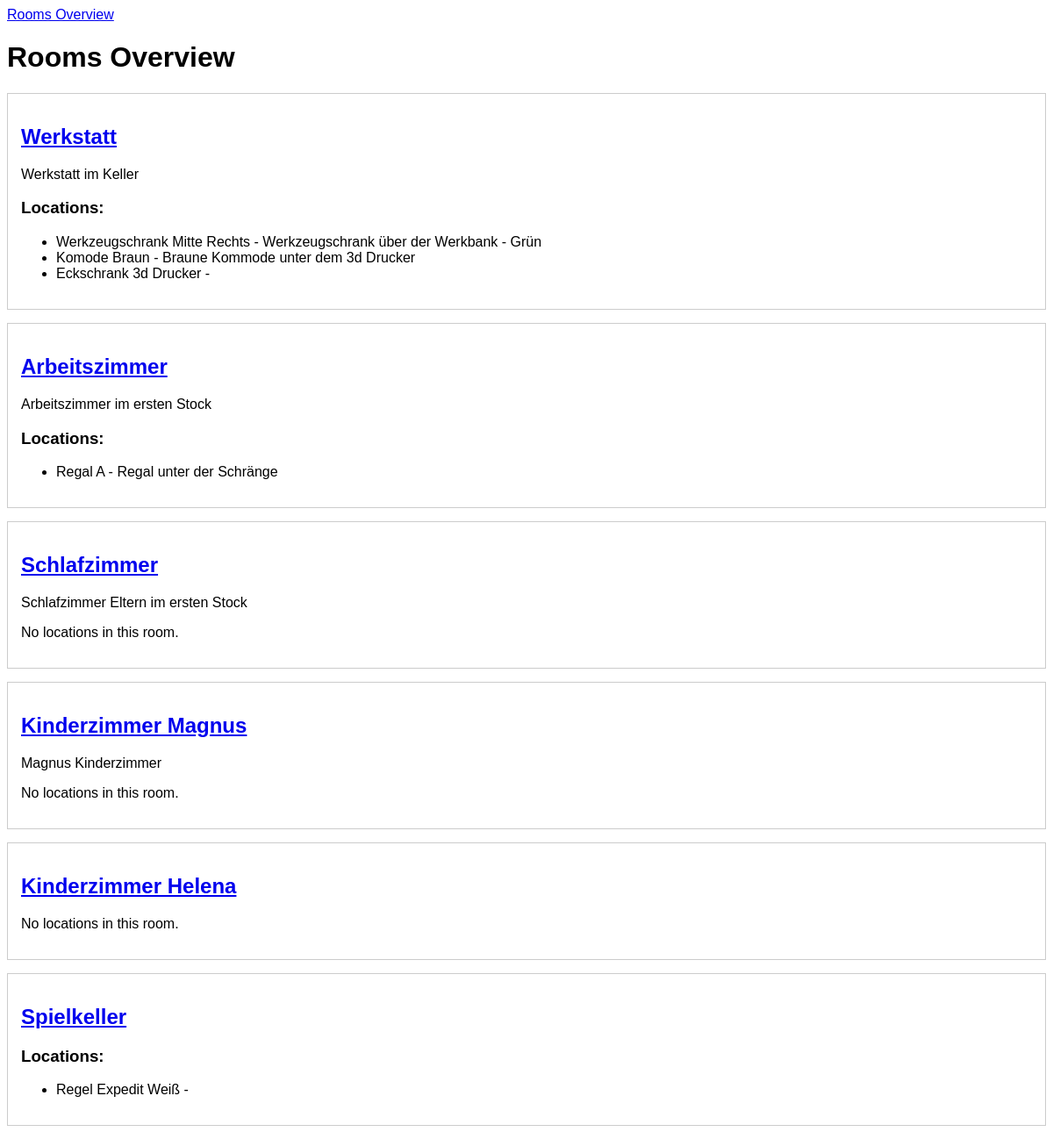
/rooms/, run on the app's committed database.
### inventory_app/models.py (models this page shows, shortened)
class Room(models.Model):
    name = models.CharField(max_length=100)
    floor_level = models.CharField(max_length=50, blank=True, null=True)
    description = models.TextField(blank=True, null=True)

class Location(models.Model):
    name = models.CharField(max_length=100, default='add description here')
    room = models.ForeignKey(Room, on_delete=models.CASCADE, related_name='locations', null=True, blank=True)
    parent_location = models.ForeignKey(
        'self',
        on_delete=models.CASCADE,
        null=True,
        blank=True,
        related_name='sublocations'
    )
    description = models.TextField(blank=True)

### inventory_app/views.py (the view)
# urls.py: path('rooms/', rooms_overview, name='rooms_overview'),
def rooms_overview(request):
    rooms = Room.objects.prefetch_related('locations__items').all()
    return render(request, 'inventory_app/rooms_overview.html', {'rooms': rooms})

### inventory_app/templates/inventory_app/rooms_overview.html (shortened to what this page needs)
{% extends 'inventory_app/base.html' %}
{% block content %}
<h1>Rooms Overview</h1>
{% for room in rooms %}
  <div class="room">
    <h2><a href="{% url 'room_detail' room.pk %}">{{ room.name }}</a></h2>
    <p>{{ room.description }}</p>
    {% if room.locations.all %}
      <h3>Locations:</h3>
      <ul>
        {% for location in room.locations.all %}
          <li>{{ location.name }} - {{ location.description }}</li>
        {% endfor %}
      </ul>
    {% else %}
      <p>No locations in this room.</p>
    {% endif %}
  </div>
{% endfor %}
{% endblock %}

### inventory_app/static/inventory_app/style.css (style rules this page uses)
body { font-family: Arial, sans-serif; }
.room { border: 1px solid #ccc; padding: 15px; margin-bottom: 15px; }

### data on the page
Room: name "Werkstatt", description "Werkstatt im Keller"
Location: name "Werkzeugschrank Mitte Rechts", description "Werkzeugschrank über der Werkbank - Grün"
Location: name "Komode Braun", description "Braune Kommode unter dem 3d Drucker"
Location: name "Eckschrank 3d Drucker"
Room: name "Arbeitszimmer", description "Arbeitszimmer im ersten Stock"
Location: name "Regal A", description "Regal unter der Schränge"
Room: name "Schlafzimmer", description "Schlafzimmer Eltern im ersten Stock", shows "No locations in this room."
Room: name "Kinderzimmer Magnus", description "Magnus Kinderzimmer", shows "No locations in this room."
Room: name "Kinderzimmer Helena", shows "No locations in this room."
Room: name "Spielkeller"
Location: name "Regel Expedit Weiß"
